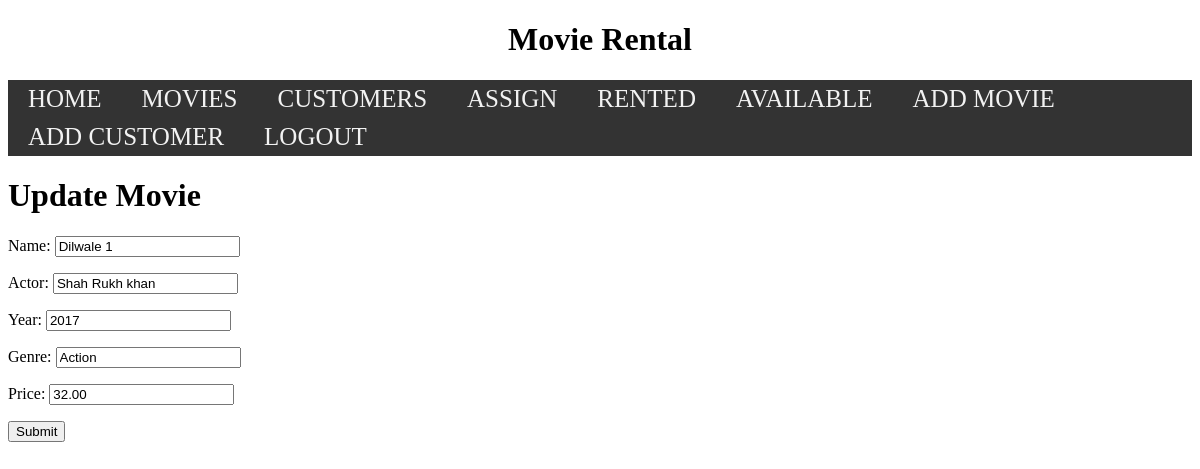
The app's page /movies/update/10/ with its own data.
### Movies/models.py (models this page shows, shortened)
class Movies(models.Model):
    name = models.CharField(max_length=30)
    actor = models.CharField(max_length=30)
    year = models.IntegerField()
    genre = models.CharField(max_length=30)
    price = models.DecimalField(max_digits=10, decimal_places=2)
    rented = models.ForeignKey('Customer.Customer',on_delete=models.SET_NULL,null=True,blank=True)

### Movies/views.py (the view)
# urls.py: path('update/<movie_id>/',views.movies_update,name="updatemovie"),
def movies_update(request,movie_id):
    update_data = Movies.objects.get(id=movie_id)
    if request.method == 'POST':
        form1 = form.addMovie(request.POST , instance=update_data)
        if form1.is_valid():
            j = form1.save(commit=False)
            j.save()
            return redirect('/movies/all')
    else:
        form1 = form.addMovie(instance=update_data)
    return render(request, 'updatemovie.html', {
        "form": form1
    })

### Movies/form.py
class addMovie(forms.ModelForm):
    class Meta:
        model = models.Movies
        fields= ['name','actor','year','genre','price']

### Templates/updatemovie.html (shortened to what this page needs)
{% extends 'index.html' %}
{% block body%}
    <h1> Update Movie </h1>
        <form action="" method="POST">
            {{form.as_p}}
            <input type="submit" value="Submit">
        </form>
{% endblock %}

### records on screen
Movies: name "Dilwale 1", actor "Shah Rukh khan", year "2017", genre "Action", price "32.00"
